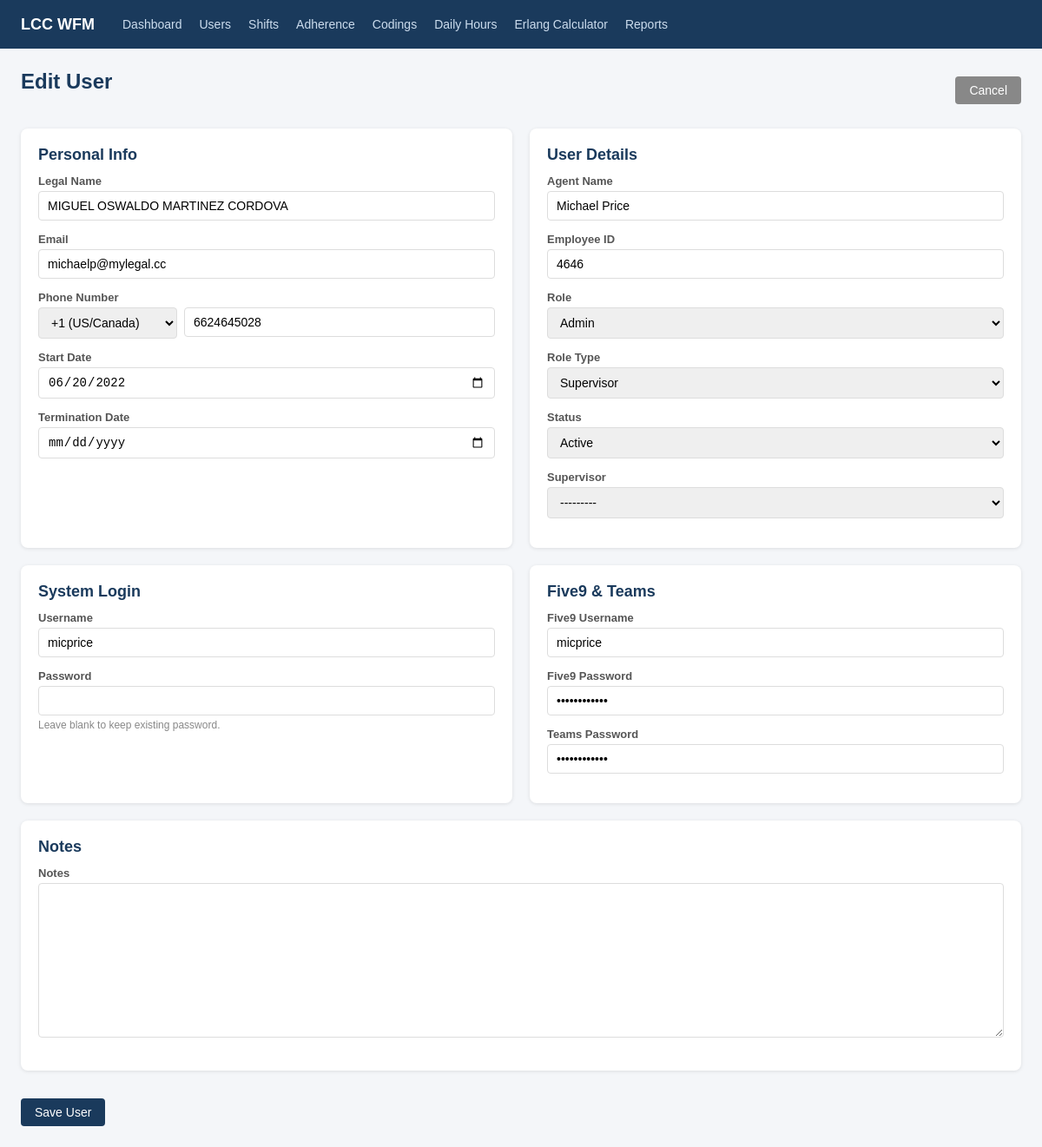
The page /agents/1/edit/ (signed in) on the database as committed earlier.
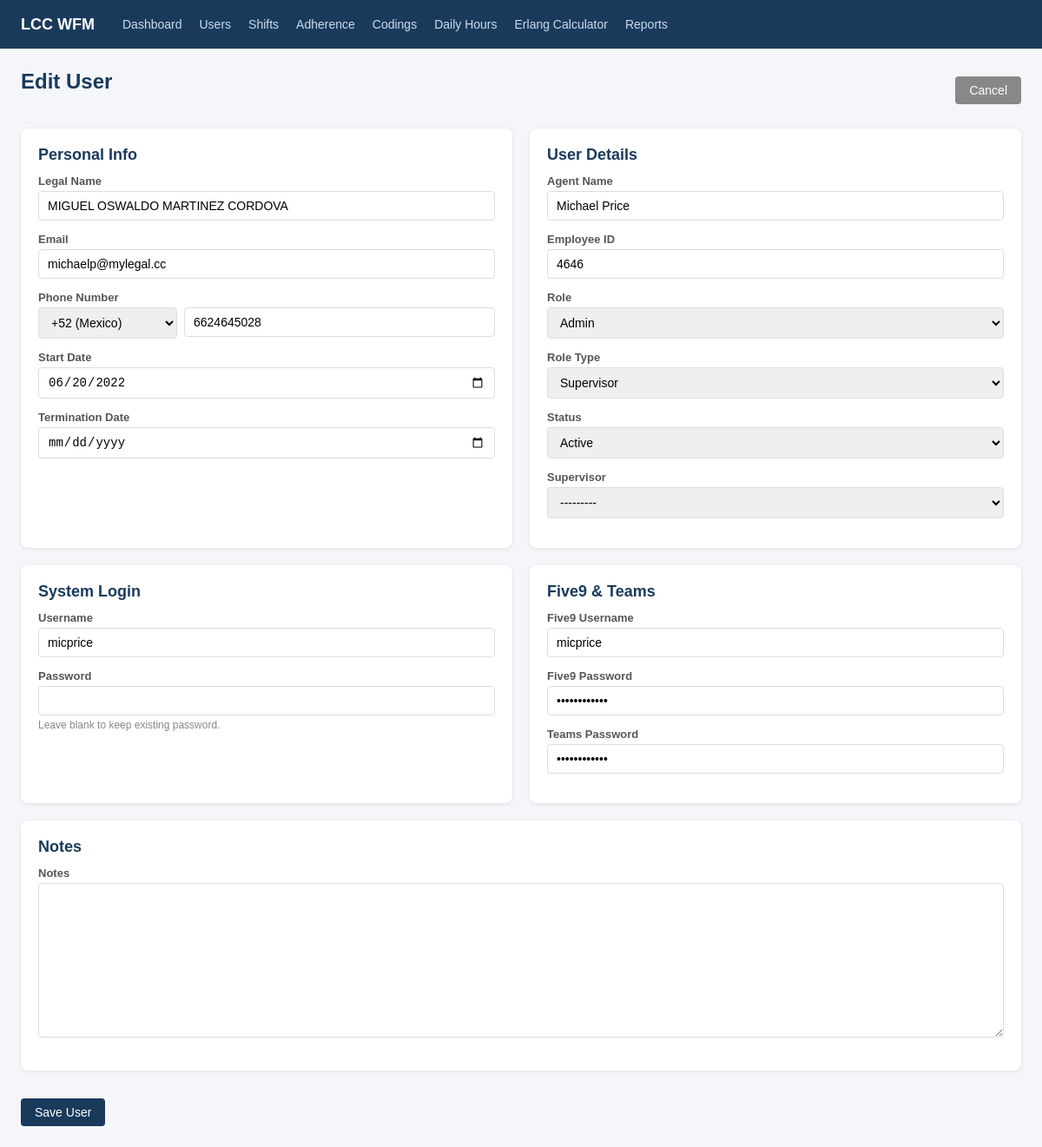
The same page on the database as committed later.
### scheduling/models.py (models this page shows)
class Agent(models.Model):
    ROLE_CHOICES = [
        ('agent', 'Agent'),
        ('admin', 'Admin'),
    ]
    ROLE_TYPE_CHOICES = [
        ('training', 'Training'),
        ('incubation', 'Incubation'),
        ('regular_agent', 'Regular Agent'),
        ('kill_team', 'Kill Team'),
        ('night_shift', 'Night Shift'),
        ('supervisor', 'Supervisor'),
        ('qa', 'QA'),
        ('cs', 'CS'),
        ('testing', 'Testing'),
        ('sms_email', 'SMS/Email'),
        ('admin_training', 'Training'),
        ('coordinator', 'Coordinator'),
    ]
    STATUS_CHOICES = [
        ('active', 'Active'),
        ('inactive', 'Inactive'),
    ]
    user = models.OneToOneField(User, on_delete=models.CASCADE)
    role = models.CharField(max_length=20, choices=ROLE_CHOICES, default='agent')
    role_type = models.CharField(max_length=20, choices=ROLE_TYPE_CHOICES, blank=True)
    status = models.CharField(max_length=10, choices=STATUS_CHOICES, default='active')
    agent_name = models.CharField(max_length=100, blank=True, help_text="Display/call center name")
    employee_id = models.CharField(max_length=50, blank=True, unique=True, null=True)
    start_date = models.DateField(null=True, blank=True)
    termination_date = models.DateField(null=True, blank=True)
    COUNTRY_CODE_CHOICES = [
        ('+1', '+1 (US/Canada)'),
        ('+52', '+52 (Mexico)'),
    ]
    phone_country_code = models.CharField(max_length=5, choices=COUNTRY_CODE_CHOICES, default='+1', blank=True)
    phone_number = models.CharField(max_length=20, blank=True)
    five9_username = models.CharField(max_length=150, blank=True)
    five9_password = models.CharField(max_length=150, blank=True)
    teams_password = models.CharField(max_length=150, blank=True)
    supervisor = models.ForeignKey(
        'self', null=True, blank=True, on_delete=models.SET_NULL, related_name='direct_reports'
    )
    notes = models.TextField(blank=True)
    def __str__(self):
        return self.agent_name or self.user.get_full_name() or self.user.username

### scheduling/views.py (the view, shortened to what this page needs)
# urls.py: path('agents/<int:pk>/edit/', views.agent_edit, name='agent_edit'),
@login_required
def agent_edit(request, pk):
    agent = get_object_or_404(Agent, pk=pk)
    user_form = AgentUserForm(request.POST or None, instance=agent.user)
    agent_form = AgentForm(request.POST or None, instance=agent)
    return render(request, 'scheduling/agent_form.html', {
        'user_form': user_form,
        'agent_form': agent_form,
        'title': 'Edit User',
        'agent': agent,
    })

### scheduling/forms.py (shortened to what this page needs)
class AgentUserForm(forms.ModelForm):
    legal_name = forms.CharField(max_length=300, label="Legal Name", help_text="Enter full legal name")
    email = forms.EmailField()
    password = forms.CharField(
        widget=forms.PasswordInput, required=False,
        help_text="Leave blank to keep existing password."
    )
    class Meta:
        model = User
        fields = ['username', 'email']
    def __init__(self, *args, **kwargs):
        super().__init__(*args, **kwargs)
        if self.instance and self.instance.pk:
            full_name = f"{self.instance.first_name} {self.instance.last_name}".strip()
            self.fields['legal_name'].initial = full_name

### templates/scheduling/agent_form.html (shortened to what this page needs)
{% extends 'base.html' %}
{% block content %}
<div style="display:flex;justify-content:space-between;align-items:center;margin-bottom:20px;">
    <h1>{{ title }}</h1>
    <a href="{% url 'agent_list' %}" class="btn" style="background:#888;color:white;">Cancel</a>
</div>
<form method="post">
    <div class="grid-2">
        <div class="card">
            <h2>Personal Info</h2>
            <label>Legal Name</label>
            {{ user_form.legal_name }}
            <label>Email</label>
            {{ user_form.email }}
            <label>Phone Number</label>
            <div style="display:flex;gap:8px;">
                <div style="width:160px;flex-shrink:0;">{{ agent_form.phone_country_code }}</div>
                <div style="flex:1;">{{ agent_form.phone_number }}</div>
            </div>
            <label>Start Date</label>
            {{ agent_form.start_date }}
            <label>Termination Date</label>
            {{ agent_form.termination_date }}
        </div>
        <div class="card">
            <h2>User Details</h2>
            <label>Agent Name</label>
            {{ agent_form.agent_name }}
            <label>Employee ID</label>
            {{ agent_form.employee_id }}
            <label>Role</label>
            {{ agent_form.role }}
            <label>Role Type</label>
            <select name="role_type" id="id_role_type"></select>
            <label>Status</label>
            {{ agent_form.status }}
            <label>Supervisor</label>
            {{ agent_form.supervisor }}
        </div>
    </div>
    <div class="grid-2">
        <div class="card">
            <h2>System Login</h2>
            <label>Username</label>
            {{ user_form.username }}
            <label>Password</label>
            {{ user_form.password }}
            {% if user_form.password.help_text %}<p style="font-size:12px;color:#888;margin-top:-10px;margin-bottom:14px;">{{ user_form.password.help_text }}</p>{% endif %}
        </div>
        <div class="card">
            <h2>Five9 & Teams</h2>
            <label>Five9 Username</label>
            {{ agent_form.five9_username }}
            <label>Five9 Password</label>
            {{ agent_form.five9_password }}
            <label>Teams Password</label>
            {{ agent_form.teams_password }}
        </div>
    </div>
    <div class="card">
        <h2>Notes</h2>
        <label>Notes</label>
        {{ agent_form.notes }}
    </div>
    <button type="submit" class="btn btn-primary" style="margin-top:12px;">Save User</button>
</form>
{% endblock %}

Rows that differ between the two databases and show on the page:
changed Agent "Michael Price": phone_country_code "+1 (US/Canada)" → "+52 (Mexico)"
